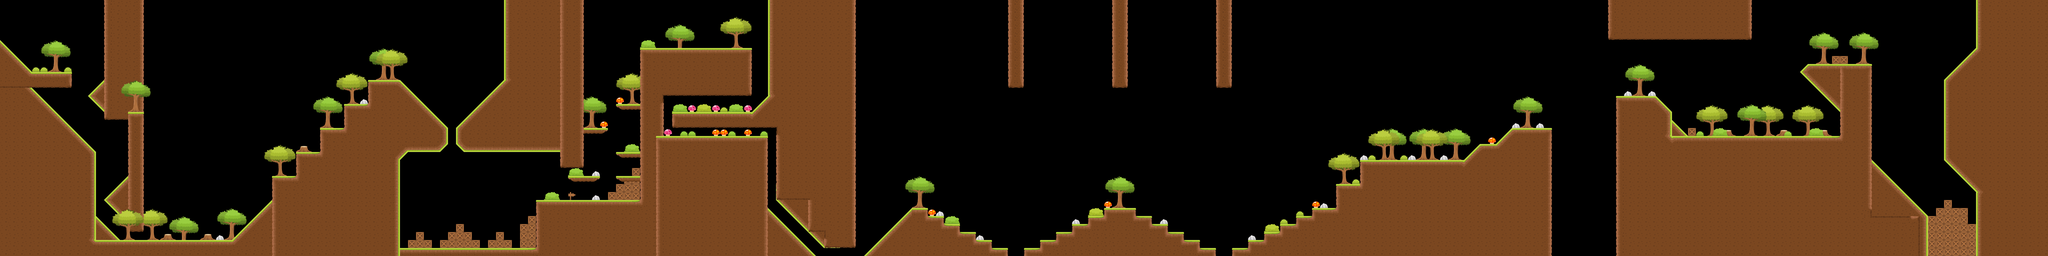

This is a level from a 2D game, rendered from its Tiled map with the project's own tilesets. A one-line summary and the map file follow, with tile-layer data summarised:
An orthogonal 256x32 tile map with 64x64 px tiles, 8 tile layers (background, grassy_background, cloudy_background, back_objects, ...) and 131 objects (start).

<map version="1.0" orientation="orthogonal" renderorder="right-down" width="256" height="32" tilewidth="64" tileheight="64" nextobjectid="212">
 <properties>
  <property name="ambiance" value="ambient_forest" />
  <property name="music" value="chunky_piano_song" />
 </properties>
 <tileset firstgid="1" name="jelly_tiles" tilewidth="64" tileheight="64" spacing="2" margin="1" tilecount="225" columns="15">
  <image source="../../textures/jelly_tiles.png" width="1024" height="1024" />
 </tileset>
 <layer name="background" width="256" height="32">
  <properties>
   <property name="clampBottom" type="bool" value="true" />
   <property name="clampTop" type="bool" value="true" />
   <property name="scaleX" type="float" value="2" />
   <property name="scaleY" type="float" value="2" />
   <property name="speedX" type="float" value="0.3" />
   <property name="speedY" type="float" value="0.3" />
   <property name="texture" value="jelly_background" />
   <property name="type" value="parallax" />
  </properties>
  <data>[8192 cells, 0 non-empty, 0 distinct tile ids]</data>
 </layer>
 <layer name="grassy_background" width="256" height="32">
  <properties>
   <property name="clampBottom" type="bool" value="true" />
   <property name="fitY" type="bool" value="false" />
   <property name="scaleX" type="float" value="2" />
   <property name="scaleY" type="float" value="2" />
   <property name="speedX" type="float" value="0.35" />
   <property name="speedY" type="float" value="0.33" />
   <property name="texture" value="grassy_base" />
   <property name="type" value="parallax" />
  </properties>
  <data>[8192 cells, 0 non-empty, 0 distinct tile ids]</data>
 </layer>
 <layer name="cloudy_background" width="256" height="32">
  <properties>
   <property name="clampBottom" type="bool" value="true" />
   <property name="fitY" type="bool" value="false" />
   <property name="offsetY" type="float" value="4000" />
   <property name="scaleX" type="float" value="1.5" />
   <property name="scaleY" type="float" value="1.5" />
   <property name="speedX" type="float" value="0.2" />
   <property name="speedY" type="float" value="0.2" />
   <property name="texture" value="test_clouds" />
   <property name="type" value="parallax" />
  </properties>
  <data>[8192 cells, 0 non-empty, 0 distinct tile ids]</data>
 </layer>
 <layer name="back_objects" width="256" height="32">
  <data>[8192 cells, 343 non-empty, 45 distinct tile ids]</data>
 </layer>
 <objectgroup name="entities">
  <object id="1" name="start" x="128" y="128" width="64" height="64">
   <properties>
    <property name="type" value="checkpoint" />
   </properties>
   <ellipse />
  </object>
  <object id="59" x="5056" y="384" width="80" height="464">
   <properties>
    <property name="density" type="int" value="3" />
    <property name="glued" type="bool" value="true" />
    <property name="stiffness" type="float" value="10" />
    <property name="texture" value="just_pink_jello" />
    <property name="type" value="soft" />
   </properties>
  </object>
  <object id="60" x="3184" y="1584" width="1120" height="48">
   <properties>
    <property name="density" type="int" value="3" />
    <property name="glued" type="bool" value="true" />
    <property name="stiffness" type="float" value="50" />
    <property name="texture" value="just_pink_jello" />
    <property name="type" value="soft" />
   </properties>
  </object>
  <object id="128" x="12400" y="1008" width="272" height="64">
   <properties>
    <property name="density" type="int" value="3" />
    <property name="glued" type="bool" value="true" />
    <property name="stiffness" type="float" value="100" />
    <property name="texture" value="just_pink_jello" />
    <property name="type" value="soft" />
   </properties>
  </object>
  <object id="130" x="12864" y="752" width="80" height="1312">
   <properties>
    <property name="density" type="int" value="3" />
    <property name="glued" type="bool" value="true" />
    <property name="stiffness" type="float" value="10" />
    <property name="texture" value="just_pink_jello" />
    <property name="type" value="soft" />
   </properties>
  </object>
  <object id="142" x="13952" y="304" width="80" height="656">
   <properties>
    <property name="density" type="int" value="3" />
    <property name="glued" type="bool" value="true" />
    <property name="stiffness" type="float" value="30" />
    <property name="texture" value="just_pink_jello" />
    <property name="type" value="soft" />
   </properties>
  </object>
  <object id="143" x="14960" y="496" width="272" height="64">
   <properties>
    <property name="density" type="int" value="3" />
    <property name="glued" type="bool" value="true" />
    <property name="stiffness" type="float" value="100" />
    <property name="texture" value="just_pink_jello" />
    <property name="type" value="soft" />
   </properties>
  </object>
  <object id="154" x="15296" y="832" width="272" height="64">
   <properties>
    <property name="density" type="int" value="3" />
    <property name="glued" type="bool" value="true" />
    <property name="stiffness" type="float" value="100" />
    <property name="texture" value="just_pink_jello" />
    <property name="type" value="soft" />
   </properties>
  </object>
  <object id="155" x="14960" y="1088" width="272" height="64">
   <properties>
    <property name="density" type="int" value="3" />
    <property name="glued" type="bool" value="true" />
    <property name="stiffness" type="float" value="100" />
    <property name="texture" value="just_pink_jello" />
    <property name="type" value="soft" />
   </properties>
  </object>
  <object id="177" x="8000" y="1776" width="240" height="112">
   <properties>
    <property name="color" value="#d442f4" />
    <property name="colorAlpha" type="float" value="0.03" />
    <property name="type" value="liquid" />
   </properties>
  </object>
  <object id="178" x="9664" y="1824" width="240" height="112">
   <properties>
    <property name="color" value="#d442f4" />
    <property name="colorAlpha" type="float" value="0.03" />
    <property name="type" value="liquid" />
   </properties>
  </object>
  <object id="186" x="5408" y="320" width="384" height="48">
   <properties>
    <property name="color" value="#d442f4" />
    <property name="colorAlpha" type="float" value="0.03" />
    <property name="type" value="liquid" />
   </properties>
  </object>
  <object id="187" x="5248" y="256" width="128" height="128">
   <properties>
    <property name="density" type="int" value="4" />
    <property name="glued" type="bool" value="false" />
    <property name="stiffness" type="float" value="50" />
    <property name="texture" value="green_jello_cube" />
    <property name="type" value="soft" />
   </properties>
  </object>
  </objectgroup>
 <layer name="middle_tiles" width="256" height="32">
  <data>[8192 cells, 177 non-empty, 10 distinct tile ids]</data>
 </layer>
 <layer name="top_tiles" width="256" height="32">
  <data>[8192 cells, 3412 non-empty, 20 distinct tile ids]</data>
 </layer>
 <layer name="top_objects" width="256" height="32">
  <data>[8192 cells, 285 non-empty, 43 distinct tile ids]</data>
 </layer>
 <layer name="cloudy_foreground" width="256" height="32">
  <properties>
   <property name="clampBottom" type="bool" value="true" />
   <property name="fitY" type="bool" value="false" />
   <property name="offsetY" type="float" value="4000" />
   <property name="scaleX" type="float" value="2" />
   <property name="scaleY" type="float" value="2" />
   <property name="speedX" type="float" value="0.1" />
   <property name="speedY" type="float" value="0.2" />
   <property name="texture" value="test_clouds" />
   <property name="type" value="parallax" />
  </properties>
  <data>[8192 cells, 0 non-empty, 0 distinct tile ids]</data>
 </layer>
 <objectgroup name="collision">
  <!-- 105 objects omitted --></objectgroup>
</map>
<!-- 118 of 131 objects omitted -->
